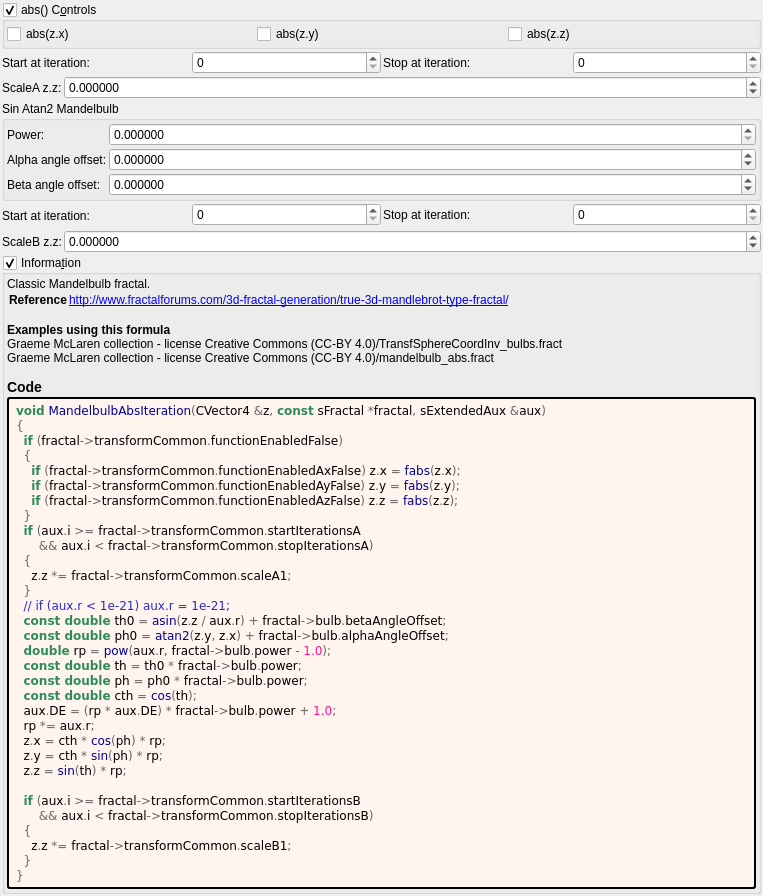
<?xml version="1.0" encoding="UTF-8"?>
<ui version="4.0">
 <class>mandelbulb_abs</class>
 <widget class="QWidget" name="Form">
  <property name="geometry">
   <rect>
    <x>0</x>
    <y>0</y>
    <width>763</width>
    <height>767</height>
   </rect>
  </property>
  <property name="windowTitle">
   <string notr="true">mandelbulb_abs</string>
  </property>
  <layout class="QVBoxLayout" name="verticalLayout">
   <property name="spacing">
    <number>2</number>
   </property>
   <property name="leftMargin">
    <number>2</number>
   </property>
   <property name="topMargin">
    <number>2</number>
   </property>
   <property name="rightMargin">
    <number>2</number>
   </property>
   <property name="bottomMargin">
    <number>2</number>
   </property>
   <item>
    <widget class="MyGroupBox" name="groupCheck_transf_function_enabled_false">
     <property name="toolTip">
      <string/>
     </property>
     <property name="title">
      <string>abs() C&amp;ontrols</string>
     </property>
     <property name="checkable">
      <bool>true</bool>
     </property>
     <layout class="QVBoxLayout" name="verticalLayout_54">
      <property name="spacing">
       <number>2</number>
      </property>
      <property name="leftMargin">
       <number>2</number>
      </property>
      <property name="topMargin">
       <number>2</number>
      </property>
      <property name="rightMargin">
       <number>2</number>
      </property>
      <property name="bottomMargin">
       <number>2</number>
      </property>
      <item>
       <layout class="QGridLayout" name="gridLayout_2">
        <item row="0" column="2">
         <widget class="MyCheckBox" name="checkBox_transf_function_enabledAz_false">
          <property name="text">
           <string notr="true">abs(z.z)</string>
          </property>
         </widget>
        </item>
        <item row="0" column="1">
         <widget class="MyCheckBox" name="checkBox_transf_function_enabledAy_false">
          <property name="text">
           <string notr="true">abs(z.y)</string>
          </property>
         </widget>
        </item>
        <item row="0" column="0">
         <widget class="MyCheckBox" name="checkBox_transf_function_enabledAx_false">
          <property name="text">
           <string notr="true">abs(z.x)</string>
          </property>
         </widget>
        </item>
       </layout>
      </item>
     </layout>
    </widget>
   </item>
   <item>
    <layout class="QGridLayout" name="gridLayout_69">
     <property name="spacing">
      <number>2</number>
     </property>
     <item row="1" column="2">
      <widget class="QLabel" name="label_259">
       <property name="text">
        <string>Stop at iteration:</string>
       </property>
      </widget>
     </item>
     <item row="1" column="3">
      <widget class="MySpinBox" name="spinboxInt_transf_stop_iterations_A">
       <property name="sizePolicy">
        <sizepolicy hsizetype="Minimum" vsizetype="Maximum">
         <horstretch>0</horstretch>
         <verstretch>0</verstretch>
        </sizepolicy>
       </property>
       <property name="maximum">
        <number>999</number>
       </property>
      </widget>
     </item>
     <item row="1" column="1">
      <widget class="MySpinBox" name="spinboxInt_transf_start_iterations_A">
       <property name="sizePolicy">
        <sizepolicy hsizetype="Minimum" vsizetype="Maximum">
         <horstretch>0</horstretch>
         <verstretch>0</verstretch>
        </sizepolicy>
       </property>
       <property name="maximum">
        <number>999</number>
       </property>
      </widget>
     </item>
     <item row="1" column="0">
      <widget class="QLabel" name="label_260">
       <property name="text">
        <string>Start at iteration:</string>
       </property>
      </widget>
     </item>
    </layout>
   </item>
   <item>
    <layout class="QGridLayout" name="gridLayout_70" columnstretch="0,0,1">
     <property name="spacing">
      <number>2</number>
     </property>
     <item row="0" column="2">
      <widget class="MyDoubleSpinBox" name="spinbox_transf_scaleA_1">
       <property name="sizePolicy">
        <sizepolicy hsizetype="Minimum" vsizetype="Maximum">
         <horstretch>0</horstretch>
         <verstretch>0</verstretch>
        </sizepolicy>
       </property>
       <property name="prefix">
        <string/>
       </property>
       <property name="suffix">
        <string/>
       </property>
       <property name="decimals">
        <number>6</number>
       </property>
       <property name="minimum">
        <double>-99.989999999999995</double>
       </property>
       <property name="maximum">
        <double>99.989999999999995</double>
       </property>
       <property name="singleStep">
        <double>0.100000000000000</double>
       </property>
      </widget>
     </item>
     <item row="0" column="0" colspan="2">
      <widget class="QLabel" name="label_12">
       <property name="text">
        <string>ScaleA z.z:</string>
       </property>
      </widget>
     </item>
    </layout>
   </item>
   <item>
    <widget class="QGroupBox" name="groupBox_6">
     <property name="title">
      <string>Sin Atan2 Mandelbulb</string>
     </property>
     <layout class="QVBoxLayout" name="verticalLayout_13">
      <property name="leftMargin">
       <number>2</number>
      </property>
      <property name="topMargin">
       <number>2</number>
      </property>
      <property name="rightMargin">
       <number>2</number>
      </property>
      <property name="bottomMargin">
       <number>2</number>
      </property>
      <item>
       <layout class="QGridLayout" name="gridLayout" columnstretch="0,1">
        <property name="spacing">
         <number>2</number>
        </property>
        <item row="2" column="0">
         <widget class="QLabel" name="label_8">
          <property name="text">
           <string>Alpha angle offset:</string>
          </property>
         </widget>
        </item>
        <item row="1" column="1">
         <widget class="MyDoubleSpinBox" name="spinbox_power">
          <property name="sizePolicy">
           <sizepolicy hsizetype="Minimum" vsizetype="Maximum">
            <horstretch>0</horstretch>
            <verstretch>0</verstretch>
           </sizepolicy>
          </property>
          <property name="prefix">
           <string/>
          </property>
          <property name="suffix">
           <string/>
          </property>
          <property name="decimals">
           <number>6</number>
          </property>
          <property name="minimum">
           <double>0.000000000000000</double>
          </property>
          <property name="maximum">
           <double>99.989999999999995</double>
          </property>
          <property name="singleStep">
           <double>0.100000000000000</double>
          </property>
         </widget>
        </item>
        <item row="2" column="1">
         <widget class="MyDoubleSpinBox" name="spinboxd_alpha_angle_offset">
          <property name="sizePolicy">
           <sizepolicy hsizetype="Minimum" vsizetype="Maximum">
            <horstretch>0</horstretch>
            <verstretch>0</verstretch>
           </sizepolicy>
          </property>
          <property name="prefix">
           <string/>
          </property>
          <property name="suffix">
           <string/>
          </property>
          <property name="decimals">
           <number>6</number>
          </property>
          <property name="minimum">
           <double>-36000.000000000000000</double>
          </property>
          <property name="maximum">
           <double>36000.000000000000000</double>
          </property>
          <property name="singleStep">
           <double>0.100000000000000</double>
          </property>
         </widget>
        </item>
        <item row="1" column="0">
         <widget class="QLabel" name="label_7">
          <property name="text">
           <string>Power:</string>
          </property>
         </widget>
        </item>
        <item row="3" column="0" rowspan="2">
         <widget class="QLabel" name="label_9">
          <property name="text">
           <string>Beta angle offset:</string>
          </property>
         </widget>
        </item>
        <item row="3" column="1" rowspan="2">
         <widget class="MyDoubleSpinBox" name="spinboxd_beta_angle_offset">
          <property name="sizePolicy">
           <sizepolicy hsizetype="Minimum" vsizetype="Maximum">
            <horstretch>0</horstretch>
            <verstretch>0</verstretch>
           </sizepolicy>
          </property>
          <property name="prefix">
           <string/>
          </property>
          <property name="suffix">
           <string/>
          </property>
          <property name="decimals">
           <number>6</number>
          </property>
          <property name="minimum">
           <double>-36000.000000000000000</double>
          </property>
          <property name="maximum">
           <double>36000.000000000000000</double>
          </property>
          <property name="singleStep">
           <double>0.100000000000000</double>
          </property>
         </widget>
        </item>
       </layout>
      </item>
     </layout>
    </widget>
   </item>
   <item>
    <layout class="QGridLayout" name="gridLayout_71">
     <property name="spacing">
      <number>2</number>
     </property>
     <item row="1" column="3">
      <widget class="MySpinBox" name="spinboxInt_transf_stop_iterations_B">
       <property name="sizePolicy">
        <sizepolicy hsizetype="Minimum" vsizetype="Maximum">
         <horstretch>0</horstretch>
         <verstretch>0</verstretch>
        </sizepolicy>
       </property>
       <property name="maximum">
        <number>999</number>
       </property>
      </widget>
     </item>
     <item row="1" column="2">
      <widget class="QLabel" name="label_261">
       <property name="text">
        <string>Stop at iteration:</string>
       </property>
      </widget>
     </item>
     <item row="1" column="1">
      <widget class="MySpinBox" name="spinboxInt_transf_start_iterations_B">
       <property name="sizePolicy">
        <sizepolicy hsizetype="Minimum" vsizetype="Maximum">
         <horstretch>0</horstretch>
         <verstretch>0</verstretch>
        </sizepolicy>
       </property>
       <property name="maximum">
        <number>999</number>
       </property>
      </widget>
     </item>
     <item row="1" column="0" rowspan="2">
      <widget class="QLabel" name="label_262">
       <property name="text">
        <string>Start at iteration:</string>
       </property>
      </widget>
     </item>
    </layout>
   </item>
   <item>
    <layout class="QGridLayout" name="gridLayout_72" columnstretch="0,0,1">
     <property name="spacing">
      <number>2</number>
     </property>
     <item row="0" column="2">
      <widget class="MyDoubleSpinBox" name="spinbox_transf_scaleB_1">
       <property name="sizePolicy">
        <sizepolicy hsizetype="Minimum" vsizetype="Maximum">
         <horstretch>0</horstretch>
         <verstretch>0</verstretch>
        </sizepolicy>
       </property>
       <property name="prefix">
        <string/>
       </property>
       <property name="suffix">
        <string/>
       </property>
       <property name="decimals">
        <number>6</number>
       </property>
       <property name="minimum">
        <double>-99.989999999999995</double>
       </property>
       <property name="maximum">
        <double>99.989999999999995</double>
       </property>
       <property name="singleStep">
        <double>0.100000000000000</double>
       </property>
      </widget>
     </item>
     <item row="0" column="0" colspan="2">
      <widget class="QLabel" name="label_13">
       <property name="text">
        <string>ScaleB z.z:</string>
       </property>
      </widget>
     </item>
    </layout>
   </item>
   <item>
    <widget class="MyGroupBox" name="groupCheck_info">
     <property name="title">
      <string>Informa&amp;tion</string>
     </property>
     <property name="flat">
      <bool>false</bool>
     </property>
     <property name="checkable">
      <bool>true</bool>
     </property>
     <layout class="QVBoxLayout" name="verticalLayout_2">
      <property name="spacing">
       <number>2</number>
      </property>
      <property name="leftMargin">
       <number>2</number>
      </property>
      <property name="topMargin">
       <number>2</number>
      </property>
      <property name="rightMargin">
       <number>2</number>
      </property>
      <property name="bottomMargin">
       <number>2</number>
      </property>
      <item>
       <widget class="QLabel" name="label_information_general">
        <property name="text">
         <string notr="true">&lt;p&gt;Classic Mandelbulb fractal.&lt;/p&gt;&lt;table&gt;
&lt;tr&gt;&lt;th&gt;Reference&lt;/th&gt;&lt;td&gt;&lt;a href=&quot;http://www.fractalforums.com/3d-fractal-generation/true-3d-mandlebrot-type-fractal/&quot;&gt;http://www.fractalforums.com/3d-fractal-generation/true-3d-mandlebrot-type-fractal/&lt;br&gt;
&lt;/td&gt;&lt;/tr&gt;
&lt;/table&gt;
&lt;br&gt;&lt;b&gt;Examples using this formula&lt;/b&gt;&lt;br&gt;Graeme McLaren  collection - license Creative Commons  (CC-BY 4.0)/TransfSphereCoordInv_bulbs.fract&lt;br&gt;Graeme McLaren  collection - license Creative Commons  (CC-BY 4.0)/mandelbulb_abs.fract&lt;h3&gt;Code&lt;/h3&gt;</string>
        </property>
        <property name="wordWrap">
         <bool>true</bool>
        </property>
        <property name="openExternalLinks">
         <bool>true</bool>
        </property>
        <property name="textInteractionFlags">
         <set>Qt::LinksAccessibleByMouse|Qt::TextSelectableByMouse</set>
        </property>
       </widget>
      </item>
      <item>
       <widget class="QLabel" name="label_code_content">
        <property name="styleSheet">
         <string notr="true">border-style: outset; border-width: 2px; border-radius: 3px; border-color: black; background-color: #fff5ee; padding: 4px;</string>
        </property>
        <property name="text">
         <string notr="true">&lt;body style=&quot;background-color:#fff5ee&quot;&gt;
&lt;pre style=&quot;color:#000000; background-color:#fff5ee;  font-family:'Courier New',monospace;&quot;&gt;&lt;span style=&quot;color:#2e8b57; font-weight:bold&quot;&gt;void&lt;/span&gt; &lt;span style=&quot;color:#00008f&quot;&gt;MandelbulbAbsIteration&lt;/span&gt;&lt;span style=&quot;color:#676767&quot;&gt;(&lt;/span&gt;CVector4 &lt;span style=&quot;color:#676767&quot;&gt;&amp;amp;&lt;/span&gt;z&lt;span style=&quot;color:#676767&quot;&gt;,&lt;/span&gt; &lt;span style=&quot;color:#2e8b57; font-weight:bold&quot;&gt;const&lt;/span&gt; sFractal &lt;span style=&quot;color:#676767&quot;&gt;*&lt;/span&gt;fractal&lt;span style=&quot;color:#676767&quot;&gt;,&lt;/span&gt; sExtendedAux &lt;span style=&quot;color:#676767&quot;&gt;&amp;amp;&lt;/span&gt;aux&lt;span style=&quot;color:#676767&quot;&gt;)&lt;/span&gt;
&lt;span style=&quot;color:#676767&quot;&gt;{&lt;/span&gt;
  &lt;span style=&quot;color:#2e8b57; font-weight:bold&quot;&gt;if&lt;/span&gt; &lt;span style=&quot;color:#676767&quot;&gt;(&lt;/span&gt;fractal&lt;span style=&quot;color:#676767&quot;&gt;-&amp;gt;&lt;/span&gt;transformCommon&lt;span style=&quot;color:#676767&quot;&gt;.&lt;/span&gt;functionEnabledFalse&lt;span style=&quot;color:#676767&quot;&gt;)&lt;/span&gt;
  &lt;span style=&quot;color:#676767&quot;&gt;{&lt;/span&gt;
    &lt;span style=&quot;color:#2e8b57; font-weight:bold&quot;&gt;if&lt;/span&gt; &lt;span style=&quot;color:#676767&quot;&gt;(&lt;/span&gt;fractal&lt;span style=&quot;color:#676767&quot;&gt;-&amp;gt;&lt;/span&gt;transformCommon&lt;span style=&quot;color:#676767&quot;&gt;.&lt;/span&gt;functionEnabledAxFalse&lt;span style=&quot;color:#676767&quot;&gt;)&lt;/span&gt; z&lt;span style=&quot;color:#676767&quot;&gt;.&lt;/span&gt;x &lt;span style=&quot;color:#676767&quot;&gt;=&lt;/span&gt; &lt;span style=&quot;color:#00008f&quot;&gt;fabs&lt;/span&gt;&lt;span style=&quot;color:#676767&quot;&gt;(&lt;/span&gt;z&lt;span style=&quot;color:#676767&quot;&gt;.&lt;/span&gt;x&lt;span style=&quot;color:#676767&quot;&gt;);&lt;/span&gt;
    &lt;span style=&quot;color:#2e8b57; font-weight:bold&quot;&gt;if&lt;/span&gt; &lt;span style=&quot;color:#676767&quot;&gt;(&lt;/span&gt;fractal&lt;span style=&quot;color:#676767&quot;&gt;-&amp;gt;&lt;/span&gt;transformCommon&lt;span style=&quot;color:#676767&quot;&gt;.&lt;/span&gt;functionEnabledAyFalse&lt;span style=&quot;color:#676767&quot;&gt;)&lt;/span&gt; z&lt;span style=&quot;color:#676767&quot;&gt;.&lt;/span&gt;y &lt;span style=&quot;color:#676767&quot;&gt;=&lt;/span&gt; &lt;span style=&quot;color:#00008f&quot;&gt;fabs&lt;/span&gt;&lt;span style=&quot;color:#676767&quot;&gt;(&lt;/span&gt;z&lt;span style=&quot;color:#676767&quot;&gt;.&lt;/span&gt;y&lt;span style=&quot;color:#676767&quot;&gt;);&lt;/span&gt;
    &lt;span style=&quot;color:#2e8b57; font-weight:bold&quot;&gt;if&lt;/span&gt; &lt;span style=&quot;color:#676767&quot;&gt;(&lt;/span&gt;fractal&lt;span style=&quot;color:#676767&quot;&gt;-&amp;gt;&lt;/span&gt;transformCommon&lt;span style=&quot;color:#676767&quot;&gt;.&lt;/span&gt;functionEnabledAzFalse&lt;span style=&quot;color:#676767&quot;&gt;)&lt;/span&gt; z&lt;span style=&quot;color:#676767&quot;&gt;.&lt;/span&gt;z &lt;span style=&quot;color:#676767&quot;&gt;=&lt;/span&gt; &lt;span style=&quot;color:#00008f&quot;&gt;fabs&lt;/span&gt;&lt;span style=&quot;color:#676767&quot;&gt;(&lt;/span&gt;z&lt;span style=&quot;color:#676767&quot;&gt;.&lt;/span&gt;z&lt;span style=&quot;color:#676767&quot;&gt;);&lt;/span&gt;
  &lt;span style=&quot;color:#676767&quot;&gt;}&lt;/span&gt;
  &lt;span style=&quot;color:#2e8b57; font-weight:bold&quot;&gt;if&lt;/span&gt; &lt;span style=&quot;color:#676767&quot;&gt;(&lt;/span&gt;aux&lt;span style=&quot;color:#676767&quot;&gt;.&lt;/span&gt;i &lt;span style=&quot;color:#676767&quot;&gt;&amp;gt;=&lt;/span&gt; fractal&lt;span style=&quot;color:#676767&quot;&gt;-&amp;gt;&lt;/span&gt;transformCommon&lt;span style=&quot;color:#676767&quot;&gt;.&lt;/span&gt;startIterationsA
      &lt;span style=&quot;color:#676767&quot;&gt;&amp;amp;&amp;amp;&lt;/span&gt; aux&lt;span style=&quot;color:#676767&quot;&gt;.&lt;/span&gt;i &lt;span style=&quot;color:#676767&quot;&gt;&amp;lt;&lt;/span&gt; fractal&lt;span style=&quot;color:#676767&quot;&gt;-&amp;gt;&lt;/span&gt;transformCommon&lt;span style=&quot;color:#676767&quot;&gt;.&lt;/span&gt;stopIterationsA&lt;span style=&quot;color:#676767&quot;&gt;)&lt;/span&gt;
  &lt;span style=&quot;color:#676767&quot;&gt;{&lt;/span&gt;
    z&lt;span style=&quot;color:#676767&quot;&gt;.&lt;/span&gt;z &lt;span style=&quot;color:#676767&quot;&gt;*=&lt;/span&gt; fractal&lt;span style=&quot;color:#676767&quot;&gt;-&amp;gt;&lt;/span&gt;transformCommon&lt;span style=&quot;color:#676767&quot;&gt;.&lt;/span&gt;scaleA1&lt;span style=&quot;color:#676767&quot;&gt;;&lt;/span&gt;
  &lt;span style=&quot;color:#676767&quot;&gt;}&lt;/span&gt;
  &lt;span style=&quot;color:#2929cc&quot;&gt;// if (aux.r &amp;lt; 1e-21) aux.r = 1e-21;&lt;/span&gt;
  &lt;span style=&quot;color:#2e8b57; font-weight:bold&quot;&gt;const double&lt;/span&gt; th0 &lt;span style=&quot;color:#676767&quot;&gt;=&lt;/span&gt; &lt;span style=&quot;color:#00008f&quot;&gt;asin&lt;/span&gt;&lt;span style=&quot;color:#676767&quot;&gt;(&lt;/span&gt;z&lt;span style=&quot;color:#676767&quot;&gt;.&lt;/span&gt;z &lt;span style=&quot;color:#676767&quot;&gt;/&lt;/span&gt; aux&lt;span style=&quot;color:#676767&quot;&gt;.&lt;/span&gt;r&lt;span style=&quot;color:#676767&quot;&gt;) +&lt;/span&gt; fractal&lt;span style=&quot;color:#676767&quot;&gt;-&amp;gt;&lt;/span&gt;bulb&lt;span style=&quot;color:#676767&quot;&gt;.&lt;/span&gt;betaAngleOffset&lt;span style=&quot;color:#676767&quot;&gt;;&lt;/span&gt;
  &lt;span style=&quot;color:#2e8b57; font-weight:bold&quot;&gt;const double&lt;/span&gt; ph0 &lt;span style=&quot;color:#676767&quot;&gt;=&lt;/span&gt; &lt;span style=&quot;color:#00008f&quot;&gt;atan2&lt;/span&gt;&lt;span style=&quot;color:#676767&quot;&gt;(&lt;/span&gt;z&lt;span style=&quot;color:#676767&quot;&gt;.&lt;/span&gt;y&lt;span style=&quot;color:#676767&quot;&gt;,&lt;/span&gt; z&lt;span style=&quot;color:#676767&quot;&gt;.&lt;/span&gt;x&lt;span style=&quot;color:#676767&quot;&gt;) +&lt;/span&gt; fractal&lt;span style=&quot;color:#676767&quot;&gt;-&amp;gt;&lt;/span&gt;bulb&lt;span style=&quot;color:#676767&quot;&gt;.&lt;/span&gt;alphaAngleOffset&lt;span style=&quot;color:#676767&quot;&gt;;&lt;/span&gt;
  &lt;span style=&quot;color:#2e8b57; font-weight:bold&quot;&gt;double&lt;/span&gt; rp &lt;span style=&quot;color:#676767&quot;&gt;=&lt;/span&gt; &lt;span style=&quot;color:#00008f&quot;&gt;pow&lt;/span&gt;&lt;span style=&quot;color:#676767&quot;&gt;(&lt;/span&gt;aux&lt;span style=&quot;color:#676767&quot;&gt;.&lt;/span&gt;r&lt;span style=&quot;color:#676767&quot;&gt;,&lt;/span&gt; fractal&lt;span style=&quot;color:#676767&quot;&gt;-&amp;gt;&lt;/span&gt;bulb&lt;span style=&quot;color:#676767&quot;&gt;.&lt;/span&gt;power &lt;span style=&quot;color:#676767&quot;&gt;-&lt;/span&gt; &lt;span style=&quot;color:#ff1493&quot;&gt;1.0&lt;/span&gt;&lt;span style=&quot;color:#676767&quot;&gt;);&lt;/span&gt;
  &lt;span style=&quot;color:#2e8b57; font-weight:bold&quot;&gt;const double&lt;/span&gt; th &lt;span style=&quot;color:#676767&quot;&gt;=&lt;/span&gt; th0 &lt;span style=&quot;color:#676767&quot;&gt;*&lt;/span&gt; fractal&lt;span style=&quot;color:#676767&quot;&gt;-&amp;gt;&lt;/span&gt;bulb&lt;span style=&quot;color:#676767&quot;&gt;.&lt;/span&gt;power&lt;span style=&quot;color:#676767&quot;&gt;;&lt;/span&gt;
  &lt;span style=&quot;color:#2e8b57; font-weight:bold&quot;&gt;const double&lt;/span&gt; ph &lt;span style=&quot;color:#676767&quot;&gt;=&lt;/span&gt; ph0 &lt;span style=&quot;color:#676767&quot;&gt;*&lt;/span&gt; fractal&lt;span style=&quot;color:#676767&quot;&gt;-&amp;gt;&lt;/span&gt;bulb&lt;span style=&quot;color:#676767&quot;&gt;.&lt;/span&gt;power&lt;span style=&quot;color:#676767&quot;&gt;;&lt;/span&gt;
  &lt;span style=&quot;color:#2e8b57; font-weight:bold&quot;&gt;const double&lt;/span&gt; cth &lt;span style=&quot;color:#676767&quot;&gt;=&lt;/span&gt; &lt;span style=&quot;color:#00008f&quot;&gt;cos&lt;/span&gt;&lt;span style=&quot;color:#676767&quot;&gt;(&lt;/span&gt;th&lt;span style=&quot;color:#676767&quot;&gt;);&lt;/span&gt;
  aux&lt;span style=&quot;color:#676767&quot;&gt;.&lt;/span&gt;DE &lt;span style=&quot;color:#676767&quot;&gt;= (&lt;/span&gt;rp &lt;span style=&quot;color:#676767&quot;&gt;*&lt;/span&gt; aux&lt;span style=&quot;color:#676767&quot;&gt;.&lt;/span&gt;DE&lt;span style=&quot;color:#676767&quot;&gt;) *&lt;/span&gt; fractal&lt;span style=&quot;color:#676767&quot;&gt;-&amp;gt;&lt;/span&gt;bulb&lt;span style=&quot;color:#676767&quot;&gt;.&lt;/span&gt;power &lt;span style=&quot;color:#676767&quot;&gt;+&lt;/span&gt; &lt;span style=&quot;color:#ff1493&quot;&gt;1.0&lt;/span&gt;&lt;span style=&quot;color:#676767&quot;&gt;;&lt;/span&gt;
  rp &lt;span style=&quot;color:#676767&quot;&gt;*=&lt;/span&gt; aux&lt;span style=&quot;color:#676767&quot;&gt;.&lt;/span&gt;r&lt;span style=&quot;color:#676767&quot;&gt;;&lt;/span&gt;
  z&lt;span style=&quot;color:#676767&quot;&gt;.&lt;/span&gt;x &lt;span style=&quot;color:#676767&quot;&gt;=&lt;/span&gt; cth &lt;span style=&quot;color:#676767&quot;&gt;*&lt;/span&gt; &lt;span style=&quot;color:#00008f&quot;&gt;cos&lt;/span&gt;&lt;span style=&quot;color:#676767&quot;&gt;(&lt;/span&gt;ph&lt;span style=&quot;color:#676767&quot;&gt;) *&lt;/span&gt; rp&lt;span style=&quot;color:#676767&quot;&gt;;&lt;/span&gt;
  z&lt;span style=&quot;color:#676767&quot;&gt;.&lt;/span&gt;y &lt;span style=&quot;color:#676767&quot;&gt;=&lt;/span&gt; cth &lt;span style=&quot;color:#676767&quot;&gt;*&lt;/span&gt; &lt;span style=&quot;color:#00008f&quot;&gt;sin&lt;/span&gt;&lt;span style=&quot;color:#676767&quot;&gt;(&lt;/span&gt;ph&lt;span style=&quot;color:#676767&quot;&gt;) *&lt;/span&gt; rp&lt;span style=&quot;color:#676767&quot;&gt;;&lt;/span&gt;
  z&lt;span style=&quot;color:#676767&quot;&gt;.&lt;/span&gt;z &lt;span style=&quot;color:#676767&quot;&gt;=&lt;/span&gt; &lt;span style=&quot;color:#00008f&quot;&gt;sin&lt;/span&gt;&lt;span style=&quot;color:#676767&quot;&gt;(&lt;/span&gt;th&lt;span style=&quot;color:#676767&quot;&gt;) *&lt;/span&gt; rp&lt;span style=&quot;color:#676767&quot;&gt;;&lt;/span&gt;

  &lt;span style=&quot;color:#2e8b57; font-weight:bold&quot;&gt;if&lt;/span&gt; &lt;span style=&quot;color:#676767&quot;&gt;(&lt;/span&gt;aux&lt;span style=&quot;color:#676767&quot;&gt;.&lt;/span&gt;i &lt;span style=&quot;color:#676767&quot;&gt;&amp;gt;=&lt;/span&gt; fractal&lt;span style=&quot;color:#676767&quot;&gt;-&amp;gt;&lt;/span&gt;transformCommon&lt;span style=&quot;color:#676767&quot;&gt;.&lt;/span&gt;startIterationsB
      &lt;span style=&quot;color:#676767&quot;&gt;&amp;amp;&amp;amp;&lt;/span&gt; aux&lt;span style=&quot;color:#676767&quot;&gt;.&lt;/span&gt;i &lt;span style=&quot;color:#676767&quot;&gt;&amp;lt;&lt;/span&gt; fractal&lt;span style=&quot;color:#676767&quot;&gt;-&amp;gt;&lt;/span&gt;transformCommon&lt;span style=&quot;color:#676767&quot;&gt;.&lt;/span&gt;stopIterationsB&lt;span style=&quot;color:#676767&quot;&gt;)&lt;/span&gt;
  &lt;span style=&quot;color:#676767&quot;&gt;{&lt;/span&gt;
    z&lt;span style=&quot;color:#676767&quot;&gt;.&lt;/span&gt;z &lt;span style=&quot;color:#676767&quot;&gt;*=&lt;/span&gt; fractal&lt;span style=&quot;color:#676767&quot;&gt;-&amp;gt;&lt;/span&gt;transformCommon&lt;span style=&quot;color:#676767&quot;&gt;.&lt;/span&gt;scaleB1&lt;span style=&quot;color:#676767&quot;&gt;;&lt;/span&gt;
  &lt;span style=&quot;color:#676767&quot;&gt;}&lt;/span&gt;
&lt;span style=&quot;color:#676767&quot;&gt;}&lt;/span&gt;
&lt;/pre&gt;
&lt;/body&gt;</string>
        </property>
        <property name="wordWrap">
         <bool>true</bool>
        </property>
        <property name="openExternalLinks">
         <bool>true</bool>
        </property>
        <property name="textInteractionFlags">
         <set>Qt::LinksAccessibleByMouse|Qt::TextSelectableByMouse</set>
        </property>
       </widget>
      </item>
     </layout>
    </widget>
   </item>
   <item>
    <spacer name="verticalSpacer">
     <property name="orientation">
      <enum>Qt::Vertical</enum>
     </property>
     <property name="sizeHint" stdset="0">
      <size>
       <width>20</width>
       <height>40</height>
      </size>
     </property>
    </spacer>
   </item>
  </layout>
 </widget>
 <customwidgets>
  <customwidget>
   <class>MyGroupBox</class>
   <extends>QGroupBox</extends>
   <header>my_group_box.h</header>
   <container>1</container>
  </customwidget>
  <customwidget>
   <class>MyDoubleSpinBox</class>
   <extends>QDoubleSpinBox</extends>
   <header>my_double_spin_box.h</header>
  </customwidget>
  <customwidget>
   <class>MyCheckBox</class>
   <extends>QCheckBox</extends>
   <header>my_check_box.h</header>
  </customwidget>
  <customwidget>
   <class>MySpinBox</class>
   <extends>QSpinBox</extends>
   <header>my_spin_box.h</header>
  </customwidget>
 </customwidgets>
 <tabstops>
  <tabstop>spinbox_power</tabstop>
  <tabstop>spinboxd_alpha_angle_offset</tabstop>
  <tabstop>spinboxd_beta_angle_offset</tabstop>
 </tabstops>
 <resources/>
 <connections/>
</ui>
